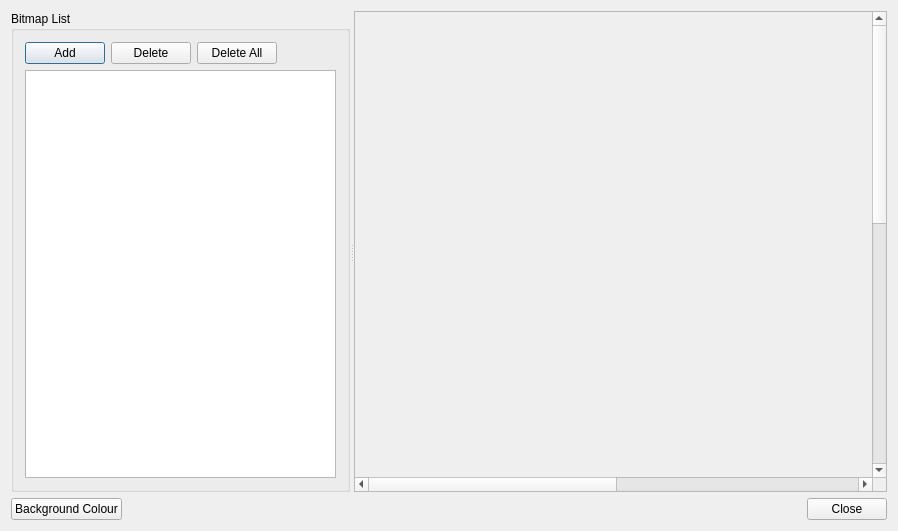
<?xml version="1.0" encoding="UTF-8"?>
<ui version="4.0">
 <class>bitmapImagePool</class>
 <widget class="QDialog" name="bitmapImagePool">
  <property name="geometry">
   <rect>
    <x>0</x>
    <y>0</y>
    <width>898</width>
    <height>531</height>
   </rect>
  </property>
  <property name="font">
   <font>
    <family>Arial</family>
   </font>
  </property>
  <property name="windowTitle">
   <string>Bitmap</string>
  </property>
  <layout class="QVBoxLayout" name="verticalLayout" stretch="1,0">
   <item>
    <widget class="QSplitter" name="splitter">
     <property name="orientation">
      <enum>Qt::Horizontal</enum>
     </property>
     <widget class="QGroupBox" name="groupBox">
      <property name="title">
       <string>Bitmap List</string>
      </property>
      <layout class="QGridLayout" name="gridLayout">
       <item row="0" column="0">
        <layout class="QVBoxLayout" name="verticalLayout_2" stretch="0,2">
         <item>
          <layout class="QHBoxLayout" name="horizontalLayout_3">
           <item>
            <widget class="QPushButton" name="btnAddBitmap">
             <property name="text">
              <string>Add</string>
             </property>
            </widget>
           </item>
           <item>
            <widget class="QPushButton" name="btnDelBitmap">
             <property name="text">
              <string>Delete</string>
             </property>
            </widget>
           </item>
           <item>
            <widget class="QPushButton" name="btnDeleteAll">
             <property name="text">
              <string>Delete All</string>
             </property>
            </widget>
           </item>
           <item>
            <spacer name="horizontalSpacer">
             <property name="orientation">
              <enum>Qt::Horizontal</enum>
             </property>
             <property name="sizeHint" stdset="0">
              <size>
               <width>40</width>
               <height>20</height>
              </size>
             </property>
            </spacer>
           </item>
          </layout>
         </item>
         <item>
          <widget class="QTableView" name="m_tblBitmapImagePool">
           <property name="sizePolicy">
            <sizepolicy hsizetype="Preferred" vsizetype="Preferred">
             <horstretch>0</horstretch>
             <verstretch>0</verstretch>
            </sizepolicy>
           </property>
           <property name="sortingEnabled">
            <bool>false</bool>
           </property>
          </widget>
         </item>
        </layout>
       </item>
      </layout>
     </widget>
     <widget class="QScrollArea" name="scrollArea">
      <property name="widgetResizable">
       <bool>true</bool>
      </property>
      <widget class="QWidget" name="scrollAreaWidgetContents">
       <property name="geometry">
        <rect>
         <x>0</x>
         <y>0</y>
         <width>1017</width>
         <height>1027</height>
        </rect>
       </property>
       <layout class="QVBoxLayout" name="verticalLayout_4">
        <item>
         <widget class="QWidget" name="widget" native="true">
          <property name="minimumSize">
           <size>
            <width>999</width>
            <height>999</height>
           </size>
          </property>
         </widget>
        </item>
        <item>
         <widget class="QLabel" name="label">
          <property name="sizePolicy">
           <sizepolicy hsizetype="Minimum" vsizetype="Preferred">
            <horstretch>0</horstretch>
            <verstretch>0</verstretch>
           </sizepolicy>
          </property>
          <property name="maximumSize">
           <size>
            <width>16777215</width>
            <height>4</height>
           </size>
          </property>
          <property name="styleSheet">
           <string notr="true">QLabel {
background-color: rgba(255, 255, 255, 255);
}</string>
          </property>
          <property name="text">
           <string/>
          </property>
         </widget>
        </item>
       </layout>
      </widget>
     </widget>
    </widget>
   </item>
   <item>
    <layout class="QHBoxLayout" name="horizontalLayout">
     <item>
      <widget class="QPushButton" name="btnColor">
       <property name="text">
        <string>Background Colour</string>
       </property>
      </widget>
     </item>
     <item>
      <spacer name="horizontalSpacer_2">
       <property name="orientation">
        <enum>Qt::Horizontal</enum>
       </property>
       <property name="sizeHint" stdset="0">
        <size>
         <width>40</width>
         <height>20</height>
        </size>
       </property>
      </spacer>
     </item>
     <item>
      <widget class="QPushButton" name="btnClose">
       <property name="text">
        <string>Close</string>
       </property>
      </widget>
     </item>
    </layout>
   </item>
  </layout>
 </widget>
 <layoutdefault spacing="6" margin="11"/>
 <resources/>
 <connections/>
</ui>
